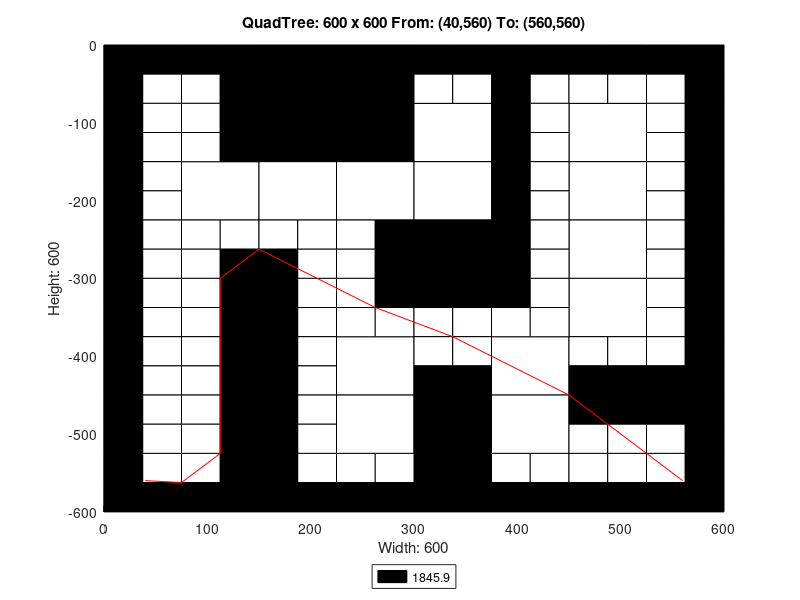

This chart was generated by the following MATLAB code:
axis([0 600 -600 0]);
title('QuadTree: 600 x 600 From: (40,560) To: (560,560)');
xlabel('Width: 600');
ylabel('Height: 600');
rectangle('Position',[150 -150 150 150], 'FaceColor',[0 0 0]);
rectangle('Position',[75 -225 75 75], 'FaceColor',[1 1 1]);
rectangle('Position',[150 -225 75 75], 'FaceColor',[1 1 1]);
rectangle('Position',[225 -225 75 75], 'FaceColor',[1 1 1]);
rectangle('Position',[300 -150 75 75], 'FaceColor',[1 1 1]);
rectangle('Position',[450 -150 75 75], 'FaceColor',[1 1 1]);
rectangle('Position',[300 -225 75 75], 'FaceColor',[1 1 1]);
rectangle('Position',[300 -300 75 75], 'FaceColor',[0 0 0]);
rectangle('Position',[450 -225 75 75], 'FaceColor',[1 1 1]);
rectangle('Position',[450 -300 75 75], 'FaceColor',[1 1 1]);
rectangle('Position',[225 -450 75 75], 'FaceColor',[1 1 1]);
rectangle('Position',[225 -525 75 75], 'FaceColor',[1 1 1]);
rectangle('Position',[375 -450 75 75], 'FaceColor',[1 1 1]);
rectangle('Position',[450 -375 75 75], 'FaceColor',[1 1 1]);
rectangle('Position',[300 -525 75 75], 'FaceColor',[0 0 0]);
rectangle('Position',[375 -525 75 75], 'FaceColor',[1 1 1]);
rectangle('Position',[300 -600 75 75], 'FaceColor',[0 0 0]);
rectangle('Position',[0 -37.5 37.5 37.5], 'FaceColor',[0 0 0]);
rectangle('Position',[37.5 -37.5 37.5 37.5], 'FaceColor',[0 0 0]);
rectangle('Position',[0 -75 37.5 37.5], 'FaceColor',[0 0 0]);
rectangle('Position',[37.5 -75 37.5 37.5], 'FaceColor',[1 1 1]);
rectangle('Position',[75 -37.5 37.5 37.5], 'FaceColor',[0 0 0]);
rectangle('Position',[112.5 -37.5 37.5 37.5], 'FaceColor',[0 0 0]);
rectangle('Position',[75 -75 37.5 37.5], 'FaceColor',[1 1 1]);
rectangle('Position',[112.5 -75 37.5 37.5], 'FaceColor',[0 0 0]);
rectangle('Position',[0 -112.5 37.5 37.5], 'FaceColor',[0 0 0]);
rectangle('Position',[37.5 -112.5 37.5 37.5], 'FaceColor',[1 1 1]);
rectangle('Position',[0 -150 37.5 37.5], 'FaceColor',[0 0 0]);
rectangle('Position',[37.5 -150 37.5 37.5], 'FaceColor',[1 1 1]);
rectangle('Position',[75 -112.5 37.5 37.5], 'FaceColor',[1 1 1]);
rectangle('Position',[112.5 -112.5 37.5 37.5], 'FaceColor',[0 0 0]);
rectangle('Position',[75 -150 37.5 37.5], 'FaceColor',[1 1 1]);
rectangle('Position',[112.5 -150 37.5 37.5], 'FaceColor',[0 0 0]);
rectangle('Position',[0 -187.5 37.5 37.5], 'FaceColor',[0 0 0]);
rectangle('Position',[37.5 -187.5 37.5 37.5], 'FaceColor',[1 1 1]);
rectangle('Position',[0 -225 37.5 37.5], 'FaceColor',[0 0 0]);
rectangle('Position',[37.5 -225 37.5 37.5], 'FaceColor',[1 1 1]);
rectangle('Position',[0 -262.5 37.5 37.5], 'FaceColor',[0 0 0]);
rectangle('Position',[37.5 -262.5 37.5 37.5], 'FaceColor',[1 1 1]);
rectangle('Position',[0 -300 37.5 37.5], 'FaceColor',[0 0 0]);
rectangle('Position',[37.5 -300 37.5 37.5], 'FaceColor',[1 1 1]);
rectangle('Position',[75 -262.5 37.5 37.5], 'FaceColor',[1 1 1]);
rectangle('Position',[112.5 -262.5 37.5 37.5], 'FaceColor',[1 1 1]);
rectangle('Position',[75 -300 37.5 37.5], 'FaceColor',[1 1 1]);
rectangle('Position',[112.5 -300 37.5 37.5], 'FaceColor',[0 0 0]);
rectangle('Position',[150 -262.5 37.5 37.5], 'FaceColor',[1 1 1]);
rectangle('Position',[187.5 -262.5 37.5 37.5], 'FaceColor',[1 1 1]);
rectangle('Position',[150 -300 37.5 37.5], 'FaceColor',[0 0 0]);
rectangle('Position',[187.5 -300 37.5 37.5], 'FaceColor',[1 1 1]);
rectangle('Position',[225 -262.5 37.5 37.5], 'FaceColor',[1 1 1]);
rectangle('Position',[262.5 -262.5 37.5 37.5], 'FaceColor',[0 0 0]);
rectangle('Position',[225 -300 37.5 37.5], 'FaceColor',[1 1 1]);
rectangle('Position',[262.5 -300 37.5 37.5], 'FaceColor',[0 0 0]);
rectangle('Position',[300 -37.5 37.5 37.5], 'FaceColor',[0 0 0]);
rectangle('Position',[337.5 -37.5 37.5 37.5], 'FaceColor',[0 0 0]);
rectangle('Position',[300 -75 37.5 37.5], 'FaceColor',[1 1 1]);
rectangle('Position',[337.5 -75 37.5 37.5], 'FaceColor',[1 1 1]);
rectangle('Position',[375 -37.5 37.5 37.5], 'FaceColor',[0 0 0]);
rectangle('Position',[412.5 -37.5 37.5 37.5], 'FaceColor',[0 0 0]);
rectangle('Position',[375 -75 37.5 37.5], 'FaceColor',[0 0 0]);
rectangle('Position',[412.5 -75 37.5 37.5], 'FaceColor',[1 1 1]);
rectangle('Position',[375 -112.5 37.5 37.5], 'FaceColor',[0 0 0]);
rectangle('Position',[412.5 -112.5 37.5 37.5], 'FaceColor',[1 1 1]);
rectangle('Position',[375 -150 37.5 37.5], 'FaceColor',[0 0 0]);
rectangle('Position',[412.5 -150 37.5 37.5], 'FaceColor',[1 1 1]);
rectangle('Position',[450 -37.5 37.5 37.5], 'FaceColor',[0 0 0]);
rectangle('Position',[487.5 -37.5 37.5 37.5], 'FaceColor',[0 0 0]);
rectangle('Position',[450 -75 37.5 37.5], 'FaceColor',[1 1 1]);
rectangle('Position',[487.5 -75 37.5 37.5], 'FaceColor',[1 1 1]);
rectangle('Position',[525 -37.5 37.5 37.5], 'FaceColor',[0 0 0]);
rectangle('Position',[562.5 -37.5 37.5 37.5], 'FaceColor',[0 0 0]);
rectangle('Position',[525 -75 37.5 37.5], 'FaceColor',[1 1 1]);
rectangle('Position',[562.5 -75 37.5 37.5], 'FaceColor',[0 0 0]);
rectangle('Position',[525 -112.5 37.5 37.5], 'FaceColor',[1 1 1]);
rectangle('Position',[562.5 -112.5 37.5 37.5], 'FaceColor',[0 0 0]);
rectangle('Position',[525 -150 37.5 37.5], 'FaceColor',[1 1 1]);
rectangle('Position',[562.5 -150 37.5 37.5], 'FaceColor',[0 0 0]);
rectangle('Position',[375 -187.5 37.5 37.5], 'FaceColor',[0 0 0]);
rectangle('Position',[412.5 -187.5 37.5 37.5], 'FaceColor',[1 1 1]);
rectangle('Position',[375 -225 37.5 37.5], 'FaceColor',[0 0 0]);
rectangle('Position',[412.5 -225 37.5 37.5], 'FaceColor',[1 1 1]);
rectangle('Position',[375 -262.5 37.5 37.5], 'FaceColor',[0 0 0]);
rectangle('Position',[412.5 -262.5 37.5 37.5], 'FaceColor',[1 1 1]);
rectangle('Position',[375 -300 37.5 37.5], 'FaceColor',[0 0 0]);
rectangle('Position',[412.5 -300 37.5 37.5], 'FaceColor',[1 1 1]);
rectangle('Position',[525 -187.5 37.5 37.5], 'FaceColor',[1 1 1]);
rectangle('Position',[562.5 -187.5 37.5 37.5], 'FaceColor',[0 0 0]);
rectangle('Position',[525 -225 37.5 37.5], 'FaceColor',[1 1 1]);
rectangle('Position',[562.5 -225 37.5 37.5], 'FaceColor',[0 0 0]);
rectangle('Position',[525 -262.5 37.5 37.5], 'FaceColor',[1 1 1]);
rectangle('Position',[562.5 -262.5 37.5 37.5], 'FaceColor',[0 0 0]);
rectangle('Position',[525 -300 37.5 37.5], 'FaceColor',[1 1 1]);
rectangle('Position',[562.5 -300 37.5 37.5], 'FaceColor',[0 0 0]);
rectangle('Position',[0 -337.5 37.5 37.5], 'FaceColor',[0 0 0]);
rectangle('Position',[37.5 -337.5 37.5 37.5], 'FaceColor',[1 1 1]);
rectangle('Position',[0 -375 37.5 37.5], 'FaceColor',[0 0 0]);
rectangle('Position',[37.5 -375 37.5 37.5], 'FaceColor',[1 1 1]);
rectangle('Position',[75 -337.5 37.5 37.5], 'FaceColor',[1 1 1]);
rectangle('Position',[112.5 -337.5 37.5 37.5], 'FaceColor',[0 0 0]);
rectangle('Position',[75 -375 37.5 37.5], 'FaceColor',[1 1 1]);
rectangle('Position',[112.5 -375 37.5 37.5], 'FaceColor',[0 0 0]);
rectangle('Position',[0 -412.5 37.5 37.5], 'FaceColor',[0 0 0]);
rectangle('Position',[37.5 -412.5 37.5 37.5], 'FaceColor',[1 1 1]);
rectangle('Position',[0 -450 37.5 37.5], 'FaceColor',[0 0 0]);
rectangle('Position',[37.5 -450 37.5 37.5], 'FaceColor',[1 1 1]);
rectangle('Position',[75 -412.5 37.5 37.5], 'FaceColor',[1 1 1]);
rectangle('Position',[112.5 -412.5 37.5 37.5], 'FaceColor',[0 0 0]);
rectangle('Position',[75 -450 37.5 37.5], 'FaceColor',[1 1 1]);
rectangle('Position',[112.5 -450 37.5 37.5], 'FaceColor',[0 0 0]);
rectangle('Position',[150 -337.5 37.5 37.5], 'FaceColor',[0 0 0]);
rectangle('Position',[187.5 -337.5 37.5 37.5], 'FaceColor',[1 1 1]);
rectangle('Position',[150 -375 37.5 37.5], 'FaceColor',[0 0 0]);
rectangle('Position',[187.5 -375 37.5 37.5], 'FaceColor',[1 1 1]);
rectangle('Position',[225 -337.5 37.5 37.5], 'FaceColor',[1 1 1]);
rectangle('Position',[262.5 -337.5 37.5 37.5], 'FaceColor',[0 0 0]);
rectangle('Position',[225 -375 37.5 37.5], 'FaceColor',[1 1 1]);
rectangle('Position',[262.5 -375 37.5 37.5], 'FaceColor',[1 1 1]);
rectangle('Position',[150 -412.5 37.5 37.5], 'FaceColor',[0 0 0]);
rectangle('Position',[187.5 -412.5 37.5 37.5], 'FaceColor',[1 1 1]);
rectangle('Position',[150 -450 37.5 37.5], 'FaceColor',[0 0 0]);
rectangle('Position',[187.5 -450 37.5 37.5], 'FaceColor',[1 1 1]);
rectangle('Position',[0 -487.5 37.5 37.5], 'FaceColor',[0 0 0]);
rectangle('Position',[37.5 -487.5 37.5 37.5], 'FaceColor',[1 1 1]);
rectangle('Position',[0 -525 37.5 37.5], 'FaceColor',[0 0 0]);
rectangle('Position',[37.5 -525 37.5 37.5], 'FaceColor',[1 1 1]);
rectangle('Position',[75 -487.5 37.5 37.5], 'FaceColor',[1 1 1]);
rectangle('Position',[112.5 -487.5 37.5 37.5], 'FaceColor',[0 0 0]);
rectangle('Position',[75 -525 37.5 37.5], 'FaceColor',[1 1 1]);
rectangle('Position',[112.5 -525 37.5 37.5], 'FaceColor',[0 0 0]);
rectangle('Position',[0 -562.5 37.5 37.5], 'FaceColor',[0 0 0]);
rectangle('Position',[37.5 -562.5 37.5 37.5], 'FaceColor',[1 1 1]);
rectangle('Position',[0 -600 37.5 37.5], 'FaceColor',[0 0 0]);
rectangle('Position',[37.5 -600 37.5 37.5], 'FaceColor',[0 0 0]);
rectangle('Position',[75 -562.5 37.5 37.5], 'FaceColor',[1 1 1]);
rectangle('Position',[112.5 -562.5 37.5 37.5], 'FaceColor',[0 0 0]);
rectangle('Position',[75 -600 37.5 37.5], 'FaceColor',[0 0 0]);
rectangle('Position',[112.5 -600 37.5 37.5], 'FaceColor',[0 0 0]);
rectangle('Position',[150 -487.5 37.5 37.5], 'FaceColor',[0 0 0]);
rectangle('Position',[187.5 -487.5 37.5 37.5], 'FaceColor',[1 1 1]);
rectangle('Position',[150 -525 37.5 37.5], 'FaceColor',[0 0 0]);
rectangle('Position',[187.5 -525 37.5 37.5], 'FaceColor',[1 1 1]);
rectangle('Position',[150 -562.5 37.5 37.5], 'FaceColor',[0 0 0]);
rectangle('Position',[187.5 -562.5 37.5 37.5], 'FaceColor',[1 1 1]);
rectangle('Position',[150 -600 37.5 37.5], 'FaceColor',[0 0 0]);
rectangle('Position',[187.5 -600 37.5 37.5], 'FaceColor',[0 0 0]);
rectangle('Position',[225 -562.5 37.5 37.5], 'FaceColor',[1 1 1]);
rectangle('Position',[262.5 -562.5 37.5 37.5], 'FaceColor',[1 1 1]);
rectangle('Position',[225 -600 37.5 37.5], 'FaceColor',[0 0 0]);
rectangle('Position',[262.5 -600 37.5 37.5], 'FaceColor',[0 0 0]);
rectangle('Position',[300 -337.5 37.5 37.5], 'FaceColor',[0 0 0]);
rectangle('Position',[337.5 -337.5 37.5 37.5], 'FaceColor',[0 0 0]);
rectangle('Position',[300 -375 37.5 37.5], 'FaceColor',[1 1 1]);
rectangle('Position',[337.5 -375 37.5 37.5], 'FaceColor',[1 1 1]);
rectangle('Position',[375 -337.5 37.5 37.5], 'FaceColor',[0 0 0]);
rectangle('Position',[412.5 -337.5 37.5 37.5], 'FaceColor',[1 1 1]);
rectangle('Position',[375 -375 37.5 37.5], 'FaceColor',[1 1 1]);
rectangle('Position',[412.5 -375 37.5 37.5], 'FaceColor',[1 1 1]);
rectangle('Position',[300 -412.5 37.5 37.5], 'FaceColor',[1 1 1]);
rectangle('Position',[337.5 -412.5 37.5 37.5], 'FaceColor',[1 1 1]);
rectangle('Position',[300 -450 37.5 37.5], 'FaceColor',[0 0 0]);
rectangle('Position',[337.5 -450 37.5 37.5], 'FaceColor',[0 0 0]);
rectangle('Position',[525 -337.5 37.5 37.5], 'FaceColor',[1 1 1]);
rectangle('Position',[562.5 -337.5 37.5 37.5], 'FaceColor',[0 0 0]);
rectangle('Position',[525 -375 37.5 37.5], 'FaceColor',[1 1 1]);
rectangle('Position',[562.5 -375 37.5 37.5], 'FaceColor',[0 0 0]);
rectangle('Position',[450 -412.5 37.5 37.5], 'FaceColor',[1 1 1]);
rectangle('Position',[487.5 -412.5 37.5 37.5], 'FaceColor',[1 1 1]);
rectangle('Position',[450 -450 37.5 37.5], 'FaceColor',[0 0 0]);
rectangle('Position',[487.5 -450 37.5 37.5], 'FaceColor',[0 0 0]);
rectangle('Position',[525 -412.5 37.5 37.5], 'FaceColor',[1 1 1]);
rectangle('Position',[562.5 -412.5 37.5 37.5], 'FaceColor',[0 0 0]);
rectangle('Position',[525 -450 37.5 37.5], 'FaceColor',[0 0 0]);
rectangle('Position',[562.5 -450 37.5 37.5], 'FaceColor',[0 0 0]);
rectangle('Position',[375 -562.5 37.5 37.5], 'FaceColor',[1 1 1]);
rectangle('Position',[412.5 -562.5 37.5 37.5], 'FaceColor',[1 1 1]);
rectangle('Position',[375 -600 37.5 37.5], 'FaceColor',[0 0 0]);
rectangle('Position',[412.5 -600 37.5 37.5], 'FaceColor',[0 0 0]);
rectangle('Position',[450 -487.5 37.5 37.5], 'FaceColor',[0 0 0]);
rectangle('Position',[487.5 -487.5 37.5 37.5], 'FaceColor',[0 0 0]);
rectangle('Position',[450 -525 37.5 37.5], 'FaceColor',[1 1 1]);
rectangle('Position',[487.5 -525 37.5 37.5], 'FaceColor',[1 1 1]);
rectangle('Position',[525 -487.5 37.5 37.5], 'FaceColor',[0 0 0]);
rectangle('Position',[562.5 -487.5 37.5 37.5], 'FaceColor',[0 0 0]);
rectangle('Position',[525 -525 37.5 37.5], 'FaceColor',[1 1 1]);
rectangle('Position',[562.5 -525 37.5 37.5], 'FaceColor',[0 0 0]);
rectangle('Position',[450 -562.5 37.5 37.5], 'FaceColor',[1 1 1]);
rectangle('Position',[487.5 -562.5 37.5 37.5], 'FaceColor',[1 1 1]);
rectangle('Position',[450 -600 37.5 37.5], 'FaceColor',[0 0 0]);
rectangle('Position',[487.5 -600 37.5 37.5], 'FaceColor',[0 0 0]);
rectangle('Position',[525 -562.5 37.5 37.5], 'FaceColor',[1 1 1]);
rectangle('Position',[562.5 -562.5 37.5 37.5], 'FaceColor',[0 0 0]);
rectangle('Position',[525 -600 37.5 37.5], 'FaceColor',[0 0 0]);
rectangle('Position',[562.5 -600 37.5 37.5], 'FaceColor',[0 0 0]);
X=[560,560,487.5,487.5,450,450,337.5,262.5,262.5,262.5,150,150,150,112.5,112.5,112.5,112.5,112.5,112.5,112.5,75,40];
Y=[-560,-560,-487.5,-487.5,-450,-450,-375,-337.5,-337.5,-337.5,-262.5,-262.5,-262.5,-300,-337.5,-375,-412.5,-450,-487.5,-525,-562.5,-560];
hold on;
plot(X,Y,'r');
legend('1845.9','Location','southoutside');
